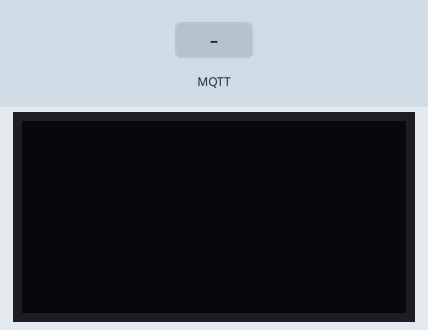
This sketch was run on a simulated ESP32. Shown: 128×64 one-colour display. The inputs (shaded band) are chosen by the test bench. WiFi joins after 1.5 s; servers stay silent unless stated; no MQTT or app messages arrive unless stated; what the sketch prints to the serial monitor is not drawn.

Above: at 2.7 s.
2.8 s: MQTT message "1" arrives on the first subscribed topic
At 4.0 s:
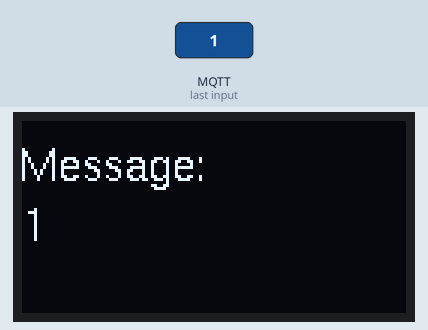
4.3 s: MQTT message "on" arrives on the first subscribed topic
At 5.2 s:
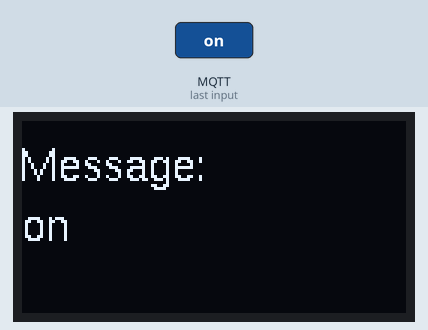
5.8 s: MQTT message "off" arrives on the first subscribed topic
At 6.4 s:
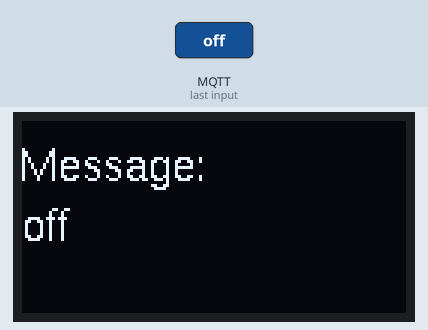
Timing chart, 0 to 8.8 s (numbered marks = the images above; inputs shaded):
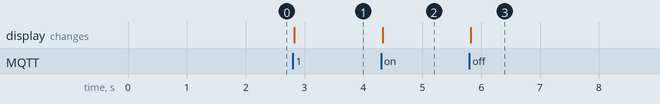

Measured:
- after the input at 2.8 s, the display: changes at once (image 1)
- after the input at 4.3 s, the display: changes at once (image 2)
- after the input at 5.8 s, the display: changes at once (image 3)

The sketch:

MQTTaffichage_oled.ino
```cpp
#include <WiFi.h>
#include <PubSubClient.h>
#include <U8g2lib.h>
//Tout d'abord, connectez les broches de l'écran OLED aux broches appropriées
// Vous devrez connecter les broches VCC et GND de l'écran OLE

#define OLED_SDA 21
#define OLED_SCL 22
#define OLED_RST 16
U8G2_SSD1306_128X64_NONAME_F_SW_I2C display(U8G2_R0, OLED_SCL, OLED_SDA, OLED_RST);

void callback(char* topic, byte* payload, unsigned int length) {
  Serial.print("Message arrived [");
  Serial.print(topic);
  Serial.print("] ");
  for (int i=0;i<length;i++) {
    Serial.print((char)payload[i]);
  }
  Serial.println();

  // Afficher le message
  display.clearBuffer();
  display.setFont(u8g2_font_helvR10_tf);
  display.setCursor(0, 20);
  display.print("Message: ");
  display.setCursor(0, 40);
  display.write(payload, length);
  display.sendBuffer();
}

WiFiClient espClient;
PubSubClient client(espClient);

void reconnect() {
  // Loop until we're reconnected
  while (!client.connected()) {
    Serial.print("Attempting MQTT connection...");
    // Attempt to connect
    if (client.connect("Binome4")) {
      Serial.println("connected");
      // Once connected, publish an announcement...
      client.publish("outTopic","hello world");
      // ... and resubscribe
      client.subscribe("inTopic");
    } else {
      Serial.print("failed, rc=");
      Serial.print(client.state());
      Serial.println(" try again in 5 seconds");
      // Wait 5 seconds before retrying
      delay(5000);
    }
  }
}

void setup()
{
  Serial.begin(57600);

  // Initialize the OLED display
  display.begin();


  client.setServer("192.168.1.3", 1883);
  client.setCallback(callback);

   WiFi.begin("NNLocalNetwork", "hv65RNFbiQVP");

  Serial.print("Connecting");
  while (WiFi.status() != WL_CONNECTED)
  {
    delay(500);
    Serial.print(".");
  }
  Serial.println();

  Serial.print("Connected, IP address: ");
  Serial.println(WiFi.localIP());
}

void loop()
{
  if (!client.connected()) {
    reconnect();
  }
  client.loop();
}
```
